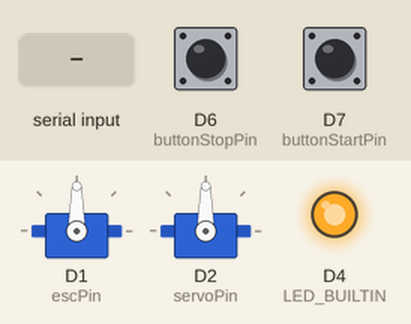
Bench run of a sketch on a simulated ESP8266 (NodeMCU). On the bench: 2 × servo, output pins drawn as LEDs (lit = HIGH, except the on-board LED, lit = LOW). The test bench sets the inputs (shaded band); at power-on: D7 (buttonStartPin) HIGH, D6 (buttonStopPin) HIGH.

Above: at 4.2 s.
4.3 s: D7 (buttonStartPin) pulled LOW for 0.15 s
At 4.7 s:
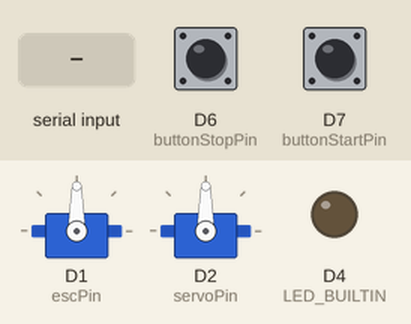
5.9 s: "90,45\n" received over Serial
At 6.4 s:
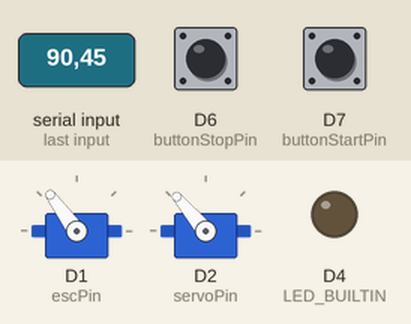
7.4 s: "30,150\n" received over Serial
At 8.6 s:
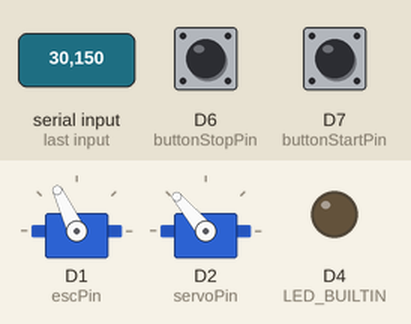
8.9 s: "1,90\n" received over Serial
At 9.9 s:
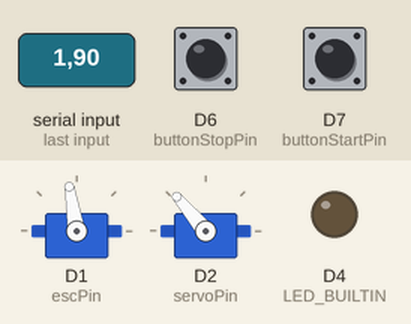
10.4 s: D6 (buttonStopPin) pulled LOW for 0.15 s
At 11.6 s:
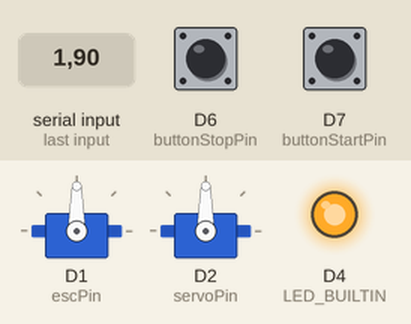
12.0 s: D7 (buttonStartPin) pulled LOW for 1 s
At 12.9 s:
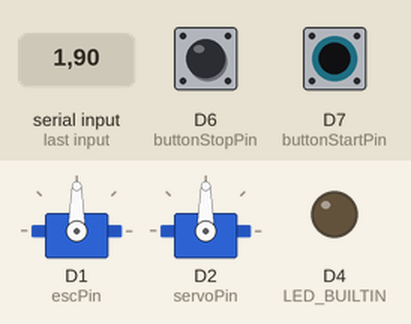
Timing chart, 0 to 15.0 s (numbered marks = the images above; inputs shaded):
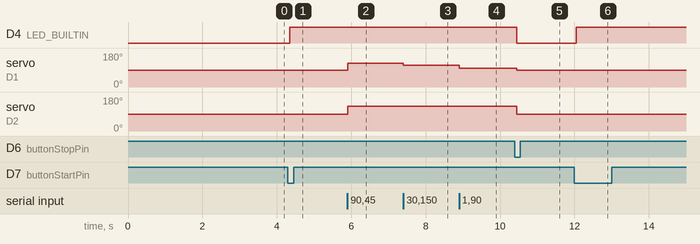

The sketch:

Control_CDS_ver3.ino
```cpp
#include <Servo.h>

// ======================= CẤU HÌNH =======================

// ESC
Servo esc;
const int escPin = 5;
bool wasForward = true;

// Servo lái
Servo steering;
const int servoPin = 4;

// Nút bấm
const int buttonStartPin = D7;
const int buttonStopPin  = D6;

// Trạng thái chạy/dừng
bool isRunning = false;

// Giới hạn xung PWM ESC
const int PWM_NEUTRAL     = 1500;   // Giá trị neutral
const int PWM_FORWARD_MIN = 1550;   // Ngưỡng bắt đầu tiến
const int PWM_FORWARD_MAX = 1700;   // Giới hạn tốc độ tối đa
const int PWM_REVERSE_MIN = 1250;   // Giới hạn lùi
const int PWM_REVERSE_MAX = 1350;   // Ngưỡng bắt đầu lùi

// Giới hạn servo lái
const int SERVO_LEFT_MAX  = 50;     // Góc trái
const int SERVO_CENTER    = 90;     // Trung tâm
const int SERVO_RIGHT_MAX = 130;    // Góc phải

// ======================= HÀM CHECK NÚT (DEBOUNCE) =======================

void checkButtons() {
  static bool lastStartState = HIGH;
  static bool lastStopState  = HIGH;
  static unsigned long lastDebounce = 0;
  const int debounceDelay = 50;

  bool readingStart = digitalRead(buttonStartPin);
  bool readingStop  = digitalRead(buttonStopPin);

  // Xử lý nút Start
  if (readingStart != lastStartState) {
    lastDebounce = millis();
  }
  if ((millis() - lastDebounce) > debounceDelay) {
    if (readingStart == LOW) {
      isRunning = true;
    }
  }
  lastStartState = readingStart;

  // Xử lý nút Stop
  if (readingStop != lastStopState) {
    lastDebounce = millis();
  }
  if ((millis() - lastDebounce) > debounceDelay) {
    if (readingStop == LOW) {
      isRunning = false;
    }
  }
  lastStopState = readingStop;
}

// ======================= HÀM ĐIỀU KHIỂN =======================

// Điều khiển ESC
void controlESC(int speed) {
  speed = constrain(speed, -25, 50);

  if (speed == 0) {
    esc.writeMicroseconds(PWM_NEUTRAL);
    return;
  }

  if (speed > 0) {
    int pulse = map(speed, 1, 50, PWM_FORWARD_MIN, PWM_FORWARD_MAX);
    esc.writeMicroseconds(pulse);
    wasForward = true;
  } else {
    // Reverse ESC cần tín hiệu mồi
    if (wasForward) {
      esc.writeMicroseconds(1200); // chuyển ESC sang chế độ reverse
      delay(300);
      esc.writeMicroseconds(PWM_NEUTRAL);
      delay(300);
      wasForward = false;
    }
    int pulse = map(speed, -25, -1, PWM_REVERSE_MIN, PWM_REVERSE_MAX);
    esc.writeMicroseconds(pulse);
  }
}

// Điều khiển servo lái
void controlServo(int angle) {
  angle = constrain(angle, -25, 25);
  int position = map(angle, -25, 25, SERVO_LEFT_MAX, SERVO_RIGHT_MAX);
  steering.write(position);
}

// ======================= SETUP =======================

void setup() {
  Serial.begin(115200);

  // Nút nhấn nối về GND, bật pull-up nội
  pinMode(buttonStartPin, INPUT_PULLUP);
  pinMode(buttonStopPin, INPUT_PULLUP);

  // LED trạng thái
  pinMode(LED_BUILTIN, OUTPUT);

  // Khởi tạo ESC và servo
  esc.attach(escPin, 1000, 2000);
  esc.writeMicroseconds(PWM_NEUTRAL);  // Neutral ESC lúc đầu
  delay(3000);

  steering.attach(servoPin);

  // Tắt LED lúc đầu
  digitalWrite(LED_BUILTIN, LOW);
}

// ======================= LOOP =======================

void loop() {
  // Kiểm tra nút nhấn
  checkButtons();

  // LED báo trạng thái chạy/dừng
  digitalWrite(LED_BUILTIN, isRunning ? HIGH : LOW);

  if (Serial.available()) {
    String input = Serial.readStringUntil('\n');
    input.trim();

    if (input.length() > 0) {
      int commaIndex = input.indexOf(',');
      if (commaIndex > 0) {
        int speed = input.substring(0, commaIndex).toInt();
        int angle = input.substring(commaIndex + 1).toInt();

        if (isRunning) {
          controlESC(speed);
          controlServo(angle);
        } else {
          controlESC(0);
          controlServo(0);
        }
      }
    }
  } else {
    // Nếu không nhận lệnh nào, và dừng, đảm bảo ESC & servo ở 0
    if (!isRunning) {
      controlESC(0);
      controlServo(0);
    }
  }
}
```

Measured:
- after the input at 4.3 s, D4 (LED_BUILTIN): LOW → HIGH after 0.05 s
- after the input at 5.9 s, servo on D1 (escPin): 90° → 126° at once; servo on D2 (servoPin): 90° → 130° at once
- after the input at 7.4 s, servo on D1 (escPin): 126° → 115° at once
- after the input at 8.9 s, servo on D1 (escPin): 115° → 99° at once
- after the input at 10.4 s, D4 (LED_BUILTIN): HIGH → LOW after 0.05 s; servo on D1 (escPin): 99° → 90° after 0.05 s; servo on D2 (servoPin): 130° → 90° after 0.05 s
- after the input at 12.0 s, D4 (LED_BUILTIN): LOW → HIGH after 0.05 s
